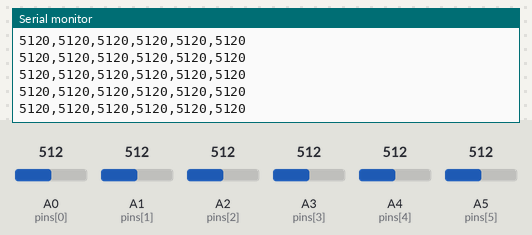
The sketch below on a simulated Arduino Uno, built with avr-gcc and run on an emulated ATmega328P. Parts: the last lines printed to the serial monitor. Inputs (shaded band) come from the test bench; at power-on: A0 (pins[0]) = 512, A1 (pins[1]) = 512, A2 (pins[2]) = 512, A3 (pins[3]) = 512, A4 (pins[4]) = 512, A5 (pins[5]) = 512.

Above: at 1.2 s.
1.3 s: A0 (pins[0]) set to 107
At 2.0 s:
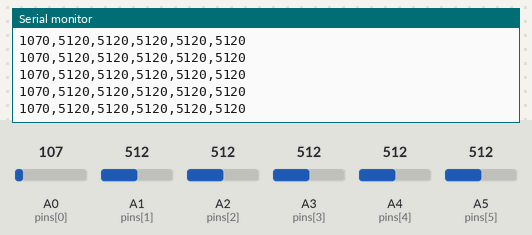
4.3 s: A0 (pins[0]) set to 91
At 4.8 s:
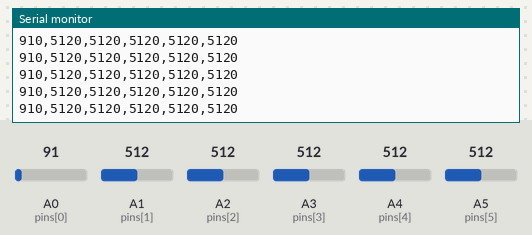
7.3 s: A1 (pins[1]) set to 110
At 7.9 s:
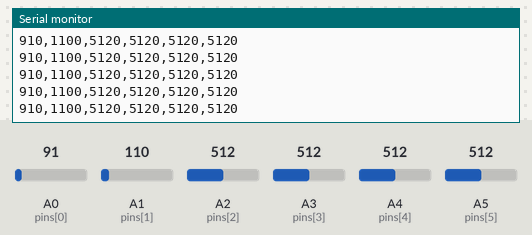
8.8 s: A1 (pins[1]) set to 93
At 9.7 s:
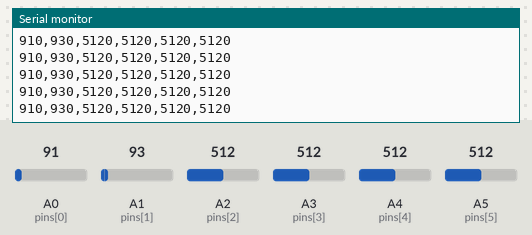
11.8 s: A2 (pins[2]) set to 109
At 12.7 s:
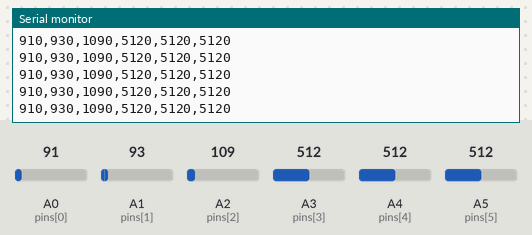
13.3 s: A2 (pins[2]) set to 94
At 14.1 s:
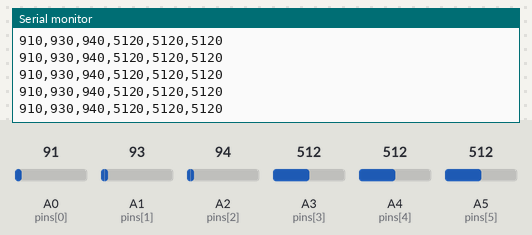
Timing chart, 0 to 16.3 s (numbered marks = the images above; inputs shaded):
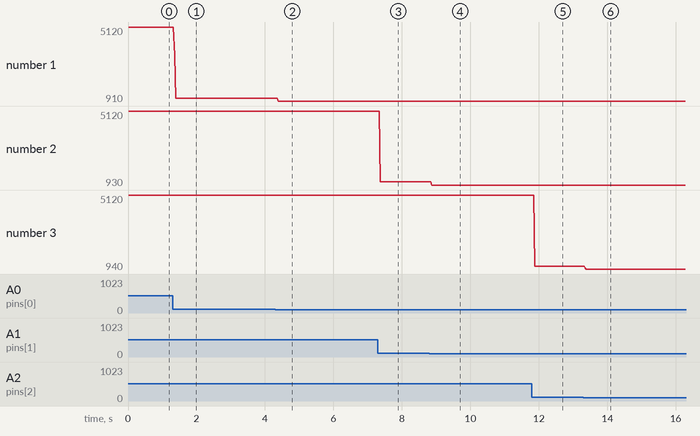

The sketch:

power_meter.ino
```cpp
int i=0;
int j=0;
long values[6] = {0, 0, 0, 0, 0, 0};
int pins[6] = {A0, A1, A2, A3, A4, A5};
int integration_steps=10;

void setup() {
  Serial.begin(9600);
}

void loop() {
  for (j=0; j<6; j++){values[j]=0;}

  for (i=0; i<integration_steps; i++) {
     for (j=0; j<6; j++){values[j]+=analogRead(pins[j]);}
     delay(1);
  }

  for (j=0; j<6; j++){
    Serial.print(values[j]);
    if(j<5){Serial.print(",");}
  }

  Serial.print("\n");
}
```

Measured:
- after the input at 1.3 s, the serial monitor: prints a new line after 0.06 s (image 1)
- after the input at 4.3 s, the serial monitor: prints a new line after 0.05 s (image 2)
- after the input at 7.3 s, the serial monitor: prints a new line after 0.07 s (image 3)
- after the input at 8.8 s, the serial monitor: prints a new line after 0.08 s (image 4)
- after the input at 11.8 s, the serial monitor: prints a new line after 0.08 s (image 5)
- after the input at 13.3 s, the serial monitor: prints a new line after 0.06 s (image 6)
- plotted number 1: 5120 → 1070 after the input at 1.3 s, 1070 → 910 after the input at 4.3 s
- plotted number 2: 5120 → 1100 after the input at 7.3 s, 1100 → 930 after the input at 8.8 s
